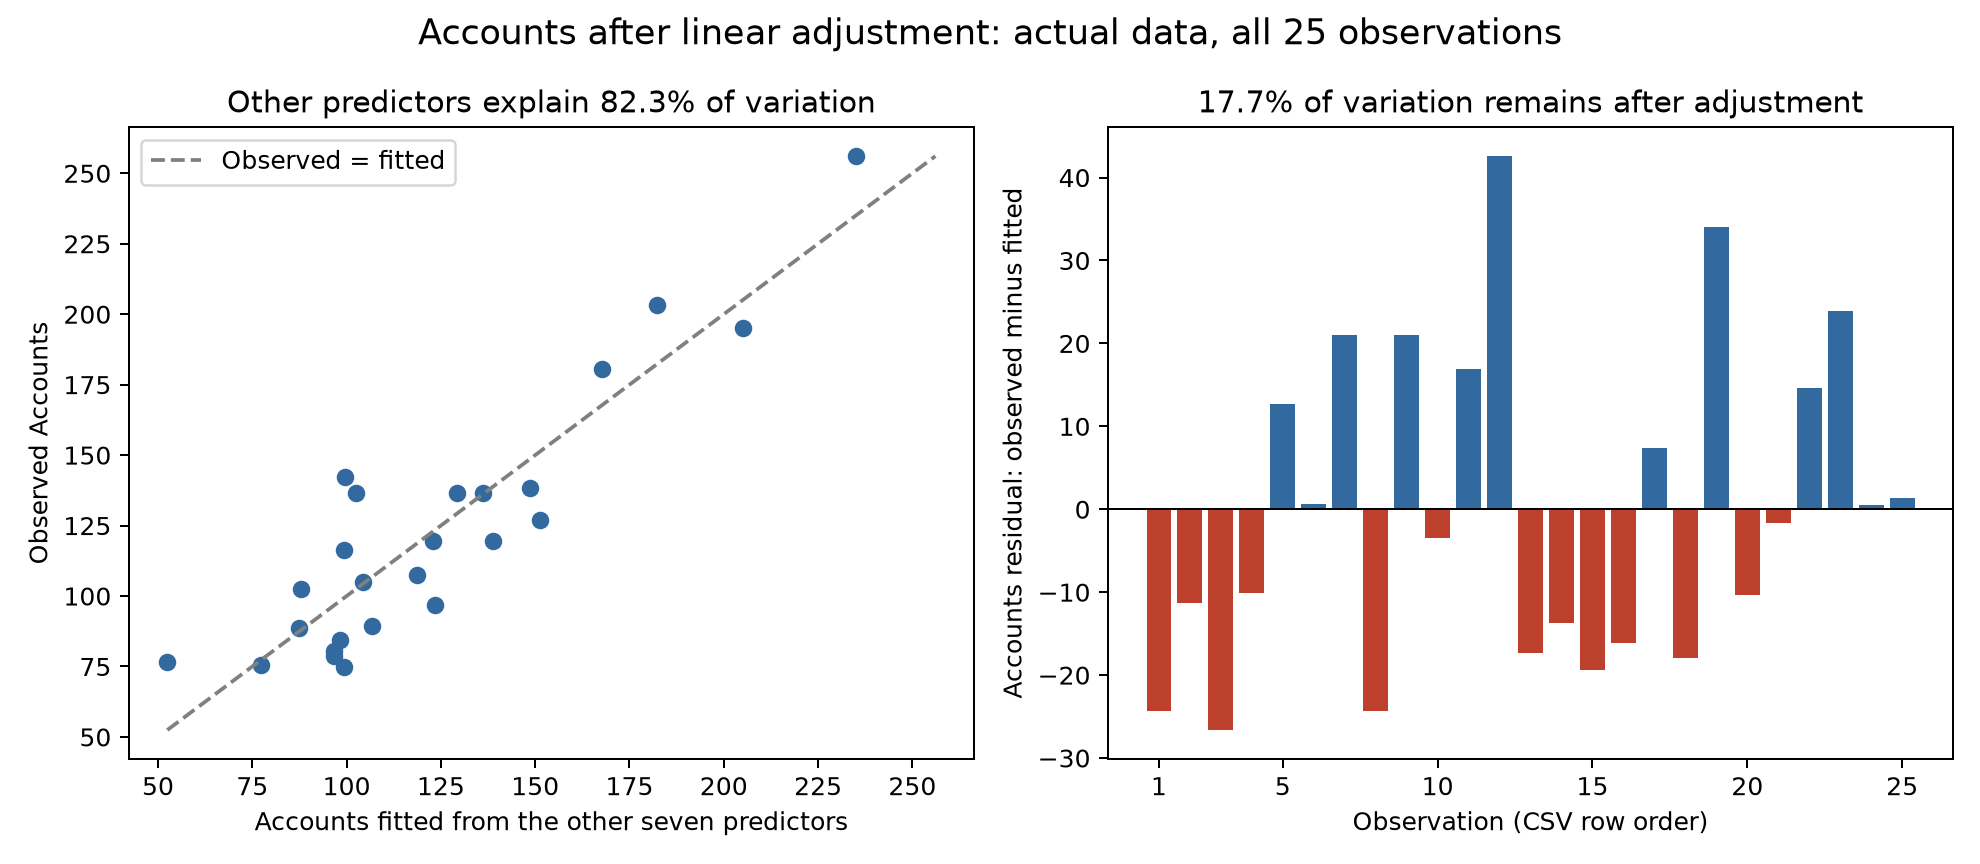

This figure's Python source:
import os
os.environ['MPLCONFIGDIR'] = '.mplcache'
import matplotlib
matplotlib.use('Agg')
import matplotlib.pyplot as plt
import pandas as pd
import statsmodels.api as sm
import numpy as np
import json

df=pd.read_csv('sales_territory.csv')
other=df.drop(columns=['Sales','Accts'])
fit=sm.OLS(df.Accts,sm.add_constant(other)).fit()
res=fit.resid
out=pd.DataFrame({'row':np.arange(1,len(df)+1),'Accounts':df.Accts,'Accounts_fitted_from_other_seven':fit.fittedvalues,'Accounts_residual':res})
out.to_csv('accounts_after_adjustment_values.csv',index=False)
tss=float(np.sum((df.Accts-df.Accts.mean())**2))
rss=float(np.sum(res**2))
results={'model':'OLS Accts on intercept, Time, MktPoten, Adver, MktShare, Change, WkLoad, Rating','n':len(df),'r_squared':float(fit.rsquared),'remaining_variation_fraction':rss/tss,'VIF_Accounts':1/(1-fit.rsquared),'residual_min':float(res.min()),'residual_max':float(res.max()),'residual_sum':float(res.sum()),'coefficients':fit.params.to_dict()}
with open('accounts_after_adjustment_results.json','w') as f:json.dump(results,f,indent=2)
fig,axes=plt.subplots(1,2,figsize=(11,4.8))
axes[0].scatter(fit.fittedvalues,df.Accts,color='#326a9f')
lo=min(fit.fittedvalues.min(),df.Accts.min());hi=max(fit.fittedvalues.max(),df.Accts.max())
axes[0].plot([lo,hi],[lo,hi],color='gray',linestyle='--',label='Observed = fitted')
axes[0].set_xlabel('Accounts fitted from the other seven predictors')
axes[0].set_ylabel('Observed Accounts')
axes[0].set_title(f'Other predictors explain {fit.rsquared:.1%} of variation')
axes[0].legend()
axes[1].bar(out.row,res,color=['#326a9f' if v>=0 else '#bc402b' for v in res])
axes[1].axhline(0,color='black',lw=.8)
axes[1].set_xticks([1,5,10,15,20,25])
axes[1].set_xlabel('Observation (CSV row order)')
axes[1].set_ylabel('Accounts residual: observed minus fitted')
axes[1].set_title(f'{1-fit.rsquared:.1%} of variation remains after adjustment')
fig.suptitle('Accounts after linear adjustment: actual data, all 25 observations',fontsize=14)
fig.tight_layout()
fig.savefig('accounts_after_adjustment.png',dpi=180)
print(json.dumps(results,indent=2))
